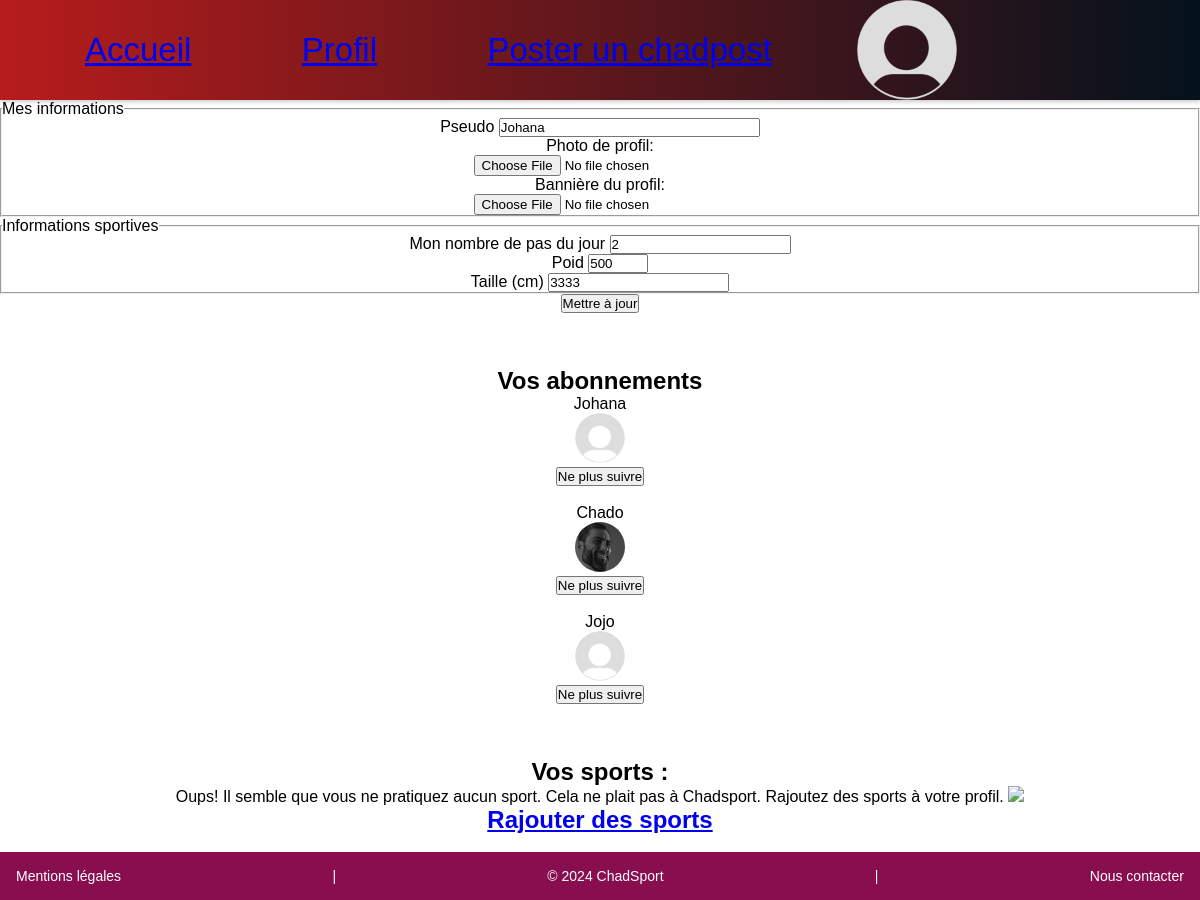
Screenshot of /profil.php (signed in) with the database file from the repository.
### tables this page shows
CREATE TABLE `statistique` (
  `Id_statistique` int(11) NOT NULL,
  `nombre_pas` int(11) DEFAULT NULL,
  `poid` smallint(6) DEFAULT NULL,
  `taille` varchar(50) DEFAULT NULL,
  `distance_parcourue` varchar(50) DEFAULT NULL,
  `Id_Membre` int(11) NOT NULL
);

CREATE TABLE `membre` (
  `Id_Membre` int(11) NOT NULL,
  `email` varchar(50) NOT NULL,
  `mot_de_passe` varchar(50) NOT NULL,
  `pseudo` varchar(50) DEFAULT NULL,
  `administrateur` tinyint(1) DEFAULT NULL,
  `image_profil` varchar(10) DEFAULT NULL,
  `banniere_profil` varchar(50) DEFAULT NULL,
  `banni` tinyint(1) DEFAULT NULL
);

CREATE TABLE `est_abonne` (
  `Id_Membre` int(11) NOT NULL,
  `Id_Membre_1` int(11) NOT NULL,
  `date_ajout` date DEFAULT NULL
);

### profil.php (the view, shortened to what this page needs)
<!DOCTYPE html>
<head>
    <link href="style.css" rel="stylesheet">
</head>
<body>
    <?php require_once(__DIR__ . '/include/header.php'); ?>
<?php
$sqlQuery = "SELECT m.*, s.* FROM membre m LEFT JOIN statistique s ON m.Id_Membre = s.Id_Membre WHERE m.Id_Membre = :id_membre";
$query = $mysqlClient->prepare($sqlQuery);
$query->bindParam(':id_membre', $_SESSION['id_membre']);
$query->execute();
$informations = $query->fetch(PDO::FETCH_ASSOC);
?>
    <center>
        <form method="POST" enctype="multipart/form-data">
            <fieldset><legend>Mes informations</legend>
            <div class="">
                <label>Pseudo</label>
                <input type="text" class="form-profil" name="Pseudo" size="30" maxlength="30" value="<?php echo $informations['pseudo'] ?>" required="true">
            </div>
            <div class="">
            <label for="image">Photo de profil:</label><br>
            <input type="file" id="image_pic" name="image_pic"><br>
            </div>
            <div class="">
            <label for="image">Bannière du profil:</label><br>
            <input type="file"  name="image_banner"><br>
            </div></fieldset><fieldset><legend>Informations sportives</legend>
            <div class="">
                <label>Mon nombre de pas du jour</label>
                <input type="number" class="form-profil" name="nombre_pas" size="10"  max="10000000" value="<?php echo $informations['nombre_pas'] ?>" required="true">
            </div>
            <div class="">
                <label>Poid</label>
                <input type="number" class="form-profil" name="poid" size="10" min="1" max="500" value="<?php echo $informations['poid'] ?>" required="true">
            </div>
            <div class="">
                <label>Taille (cm)</label>
                <input type="number" class="form-profil" name="taille" size="10" max="500" value="<?php echo $informations['taille'] ?>"required="true">
            </div></fieldset>
            <button type="submit" class="form-submit">Mettre à jour</button>
        </form>
        <br>
        <br>
        <br>
    <div class="amis">
        <h2 class="vos_abonnements"> Vos abonnements</h2>
        <?php
        $sqlQuery = "SELECT membre.Id_Membre, membre.pseudo, membre.image_profil, est_abonne.Id_Membre_1
                 FROM est_abonne
                 JOIN membre ON est_abonne.Id_Membre_1 = membre.Id_Membre
                 WHERE est_abonne.Id_Membre = :id_membre";
        $query = $mysqlClient->prepare($sqlQuery);
        $query->bindParam(':id_membre', $_SESSION['id_membre']);
        $query->execute();
        $abonnements = $query->fetchAll(PDO::FETCH_ASSOC);
        if (empty($abonnements)) {
            echo "<div class='pas_dabo'>Oups! Il semble que vous ne suivez personne.
                C'est un peu solitaire ici, non ? Allez, trouvez des gens sympas à suivre !
                <a href='index.php?trouve_des_gens'>Trouver des comptes</a>
                <img src='images/site/no_subscribed.png' />
                </div>";
        }
        else {
            foreach ($abonnements as $abonnement) {
                echo $abonnement['pseudo'];
                echo '<br>';
                $profilePic = 'images/profiles/'.$abonnement['Id_Membre_1'].'.'.$abonnement["image_profil"];
                $defaultPic = 'images/profiles/defaut.png';
                  if (!file_exists($profilePic)) {
                 $profilePic = $defaultPic;
                          }?>
                <img class="comment-profile" src="<?php echo $profilePic; ?>" alt="photo de profil d'un commentaire"/>
                <form method="POST">
                    <input type="submit" value="Ne plus suivre">
                </form>
                <br>
            <?php  }}?>
    </div>
    <br>
    <br>
    <h2>Vos sports :</h2>
    <?php
        $sqlQuery = "SELECT sport.nom, sport.id_sport
                    FROM pratique
                    JOIN sport ON pratique.id_sport = sport.id_sport
                    WHERE pratique.Id_Membre = :id_membre";
        $query = $mysqlClient->prepare($sqlQuery);
        $query->bindParam(':id_membre', $_SESSION['id_membre']);
        $query->execute();
        $sports = $query->fetchAll(PDO::FETCH_ASSOC);
        if (empty($sports)) {
            echo "<div class='pas_sport'>Oups! Il semble que vous ne pratiquez aucun sport.
                Cela ne plait pas à Chadsport. Rajoutez des sports à votre profil.
                <img src='images/site/no_sport.png' />
                </div>";
        }?>
    <a href='ajouter_sport.php'><h2>Rajouter des sports</h2></a>
    <br>
    </center>
    <?php require_once(__DIR__ . '/include/footer.php'); ?>
</html>

### style.css (style rules this page uses)
* { margin: 0; padding: 0; }
.comment-profile { width: 100%; height: auto; max-width: 50px; }
body { font-family: Arial, sans-serif; margin: 0; padding: 0; box-sizing: border-box; }
.comment-profile { width: 50px; height: 50px; border-radius: 50%; }

### rows the page displays
statistique: Pseudo "Johana", nombre_pas "2", poid "500", taille "3333"
est_abonne: Id_Membre.pseudo "Johana"
est_abonne: Id_Membre_1.pseudo "Chado", Id_Membre_1.image_profil (picture)
est_abonne: Id_Membre_1.pseudo "Jojo"
